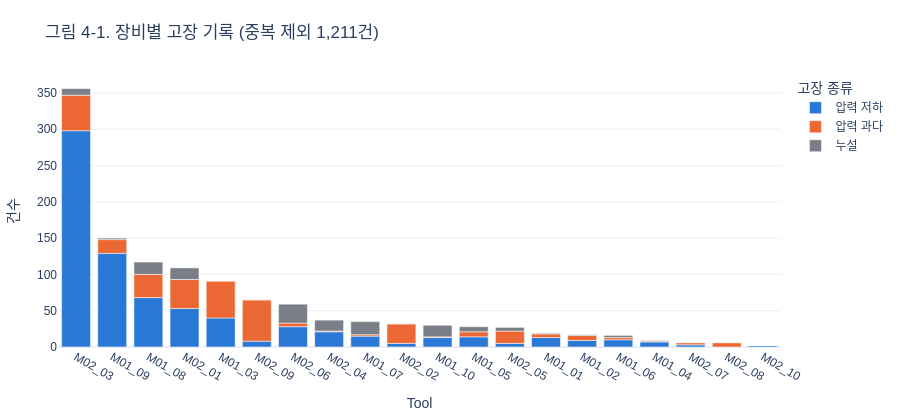

This figure's notebook cell:
### Markdown cell above
## 4. 데이터 시각화·상세 분석

### 4-1. 장비별 고장 분포 (Q5)

고장이 장비에 몰려 있으면 같은 장비가 학습·검증에 섞일 때 점수가 부풀려진다.

### Code cell
# 장비별 고장 기록 수와 누적 비중 (상위 5대)
faults_per_tool = tool_scale['고장 합계'].sort_values(ascending=False)
fault_share = (faults_per_tool / faults_per_tool.sum() * 100).round(1)
display(pd.DataFrame({'고장 기록': faults_per_tool, '비중(%)': fault_share, '누적(%)': fault_share.cumsum().round(1)}).head(5))

# 그림 4-1: 장비별·고장 종류별 쌓은 막대 (고장 많은 장비부터)
fault_counts_long = fault_counts_by_type.reset_index().melt(id_vars='Tool', var_name='고장 종류', value_name='건수')
fig = px.bar(fault_counts_long, x='Tool', y='건수', color='고장 종류', color_discrete_map=FCOLOR,
             category_orders={'Tool': list(faults_per_tool.index), '고장 종류': ORDER},
             title='그림 4-1. 장비별 고장 기록 (중복 제외 1,211건)')
show(fig, 420)

### Figure 1 — Plotly figure (JSON) as saved in the notebook; plotly's stock layout.template omitted (floating-point values rounded to 4 significant figures)
{"data": [{"hovertemplate": "고장 종류=압력 저하<br>Tool=%{x}<br>건수=%{y}<extra></extra>", "legendgroup": "압력 저하", "marker": {"color": "#2a78d6", "pattern": {"shape": ""}}, "name": "압력 저하", "orientation": "v", "showlegend": true, "textposition": "auto", "type": "bar", "x": ["M01_01", "M01_02", "M01_03", "M01_04", "M01_05", "M01_06", "M01_07", "M01_08", "M01_09", "M01_10", "M02_01", "M02_02", "M02_03", "M02_04", "M02_05", "M02_06", "M02_07", "M02_08", "M02_09", "M02_10"], "xaxis": "x", "y": [13, 9, 40, 7, 14, 10, 15, 68, 129, 13, 53, 5, 298, 21, 5, 28, 3, 0, 8, 2], "yaxis": "y"}, {"hovertemplate": "고장 종류=압력 과다<br>Tool=%{x}<br>건수=%{y}<extra></extra>", "legendgroup": "압력 과다", "marker": {"color": "#eb6834", "pattern": {"shape": ""}}, "name": "압력 과다", "orientation": "v", "showlegend": true, "textposition": "auto", "type": "bar", "x": ["M01_01", "M01_02", "M01_03", "M01_04", "M01_05", "M01_06", "M01_07", "M01_08", "M01_09", "M01_10", "M02_01", "M02_02", "M02_03", "M02_04", "M02_05", "M02_06", "M02_07", "M02_08", "M02_09", "M02_10"], "xaxis": "x", "y": [5, 7, 51, 1, 7, 3, 2, 32, 19, 1, 40, 27, 49, 1, 17, 5, 3, 6, 57, 0], "yaxis": "y"}, {"hovertemplate": "고장 종류=누설<br>Tool=%{x}<br>건수=%{y}<extra></extra>", "legendgroup": "누설", "marker": {"color": "#7a7f87", "pattern": {"shape": ""}}, "name": "누설", "orientation": "v", "showlegend": true, "textposition": "auto", "type": "bar", "x": ["M01_01", "M01_02", "M01_03", "M01_04", "M01_05", "M01_06", "M01_07", "M01_08", "M01_09", "M01_10", "M02_01", "M02_02", "M02_03", "M02_04", "M02_05", "M02_06", "M02_07", "M02_08", "M02_09", "M02_10"], "xaxis": "x", "y": [1, 1, 0, 1, 7, 3, 18, 17, 2, 16, 16, 0, 9, 15, 5, 26, 0, 0, 0, 0], "yaxis": "y"}], "layout": {"barmode": "relative", "font": {"family": "Malgun Gothic, sans-serif"}, "height": 420, "legend": {"title": {"text": "고장 종류"}, "tracegroupgap": 0}, "margin": {"b": 70, "l": 30, "r": 30, "t": 75}, "title": {"text": "그림 4-1. 장비별 고장 기록 (중복 제외 1,211건)"}, "xaxis": {"anchor": "y", "categoryarray": ["M02_03", "M01_09", "M01_08", "M02_01", "M01_03", "M02_09", "M02_06", "M02_04", "M01_07", "M02_02", "M01_10", "M01_05", "M02_05", "M01_01", "M01_02", "M01_06", "M01_04", "M02_07", "M02_08", "M02_10"], "categoryorder": "array", "domain": [0.0, 1.0], "title": {"text": "Tool"}}, "yaxis": {"anchor": "x", "domain": [0.0, 1.0], "title": {"text": "건수"}}}}
